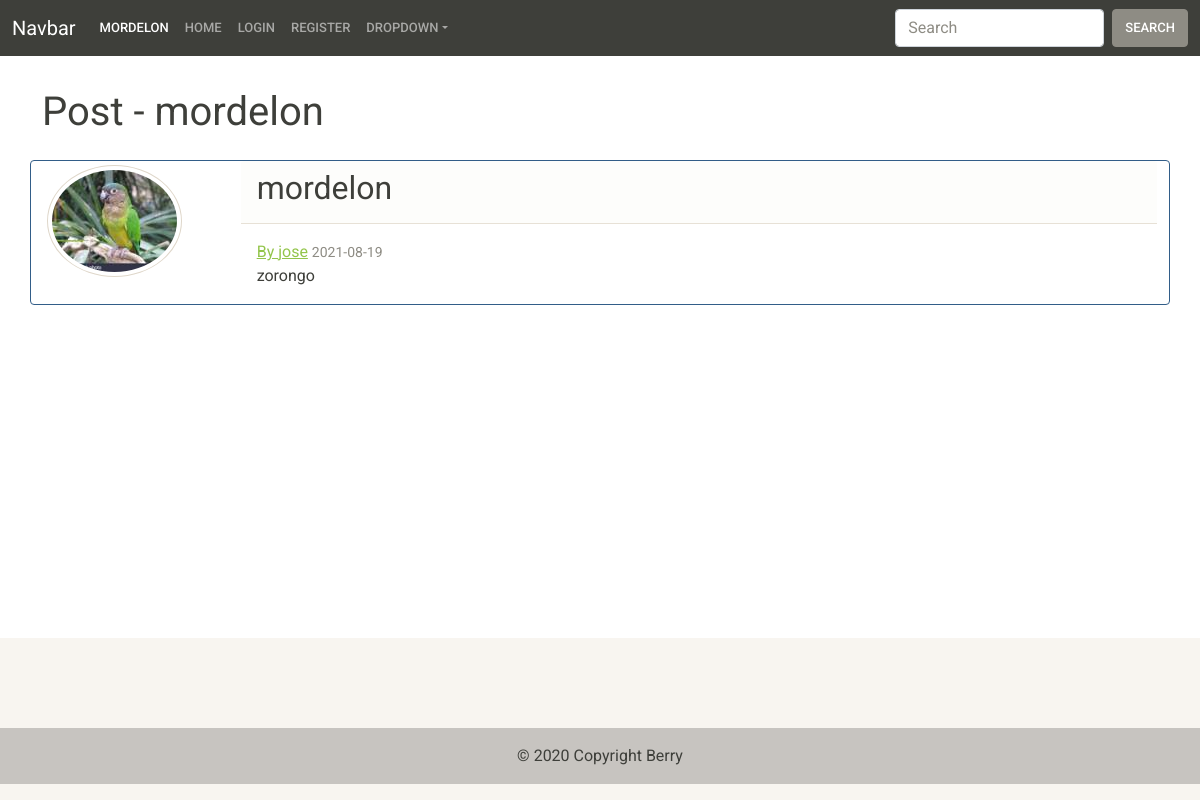
Screenshot of /post/3 with the database file from the repository.
### Berry/models.py (models this page shows, shortened)
class Post(db.Model):
    id = db.Column(db.Integer, primary_key=True)
    title = db.Column(db.String(100), unique=True, nullable=False)
    date_post = db.Column(db.DateTime, nullable=False, default=datetime.utcnow)
    content = db.Column(db.Text, nullable=False)
    user_id = db.Column(db.Integer, db.ForeignKey('user.id'), nullable=False)

class User(db.Model, UserMixin):
    id = db.Column(db.Integer, primary_key=True)
    username = db.Column(db.String(20), unique=True, nullable=False)
    email = db.Column(db.String(120), unique=True, nullable=False)
    image_file = db.Column(
        db.String(20), default='default.jpg', nullable=False)
    password = db.Column(db.String(60), nullable=False)
    posts = db.relationship('Post', backref='author', lazy=True)

### Berry/routes.py (the view)
@app.route("/post/<int:post_id>", methods=['GET', 'POST'])
def post(post_id):
    post = Post.query.get_or_404(post_id)
    user = User.query.filter_by(id=post_id)
    return render_template('post.html', user=user, title=post.title, post=post)

### Berry/templates/post.html (shortened to what this page needs)
{% extends "layout.html" %}
{% block content %}
    <div class = "my-2">
        <div class = "container my-4">
            <h1>Post - {{ post.title }}</h1>
        </div>
        <div class = "card border-primary mb-3 container">
            <div class = "row">
                <div class = "col-sm-2 m-1">
                    <img class="rounded-circle img-thumbnail" src="{{ url_for('static', filename='profile_pics/' + post.author.image_file ) }}">
                </div>
                <div class = "col-sm">
                    <div class = "card-header">
                        <h2>{{ post.title }}</h2>
                    </div>
                    <div class = "card-body">
                        <a class = "card-title mr-2" href="{{ url_for('user_posts', username = post.author.username ) }}"> By {{ post.author.username }}</a>
                        <small class="text-muted"> {{ post.date_post.strftime('%Y-%m-%d') }}</small>
                        <p class = "card-text">{{ post.content }}</p>
                    </div>
                </div>
            </div>
        </div>
    </div>
{% endblock content %}

### Berry/templates/layout.html (shortened to what this page needs)
<!DOCTYPE html>
<html lang="en" class ="h-100">
<head>
    <link rel= "stylesheet" type= "text/css" href= "{{ url_for('static',filename='styles/bootstrap.css') }}">
</head>
<body class="d-flex flex-column h-100">
<nav class="navbar navbar-expand-lg navbar-dark bg-primary">
    <div class="container-fluid">
        <a class="navbar-brand" href="{{ url_for('home') }}">Navbar</a>
        <div class="collapse navbar-collapse" id="navbarColor01">
        <ul class="navbar-nav me-auto">
            {% if title %}
                <li class="nav-item">
                <a class="nav-link active" href="#"> {{ title }}
                </a>
                </li>
            {% else %}
                <li class="nav-item">
                <a class="nav-link active" href="#"> Home
                    <span class="visually-hidden">(current)</span>
                </a>
                </li>
            {% endif %}
            <li class="nav-item">
            <a class="nav-link" href="{{ url_for('home') }}">Home</a>
            </li>
            {% if current_user.is_authenticated %}
                <li class="nav-item">
                    <a class="nav-link" href="{{ url_for('logout') }}">Logout</a>
                </li>
            {% else %}
                <li class="nav-item">
                    <a class="nav-link" href="{{ url_for('login') }}">Login</a>
                </li>
            {% endif %}
            {% if current_user.is_authenticated == False%}
                <li class="nav-item">
                    <a class="nav-link" href="{{ url_for('register') }}">Register</a>
                </li>
            {% endif %}
            <li class="nav-item dropdown">
            <a class="nav-link dropdown-toggle" data-bs-toggle="dropdown" href="#" role="button" aria-haspopup="true" aria-expanded="false">Dropdown</a>
            </li>
        </ul>
        <form class="d-flex">
            <input class="form-control me-sm-2" type="text" placeholder="Search">
            <button class="btn btn-secondary my-2 my-sm-0" type="submit">Search</button>
        </form>
        </div>
    </div>
    </nav>
    {% block content %}{% endblock %}
    <footer class="footer mt-auto py-3 bg-light text-center text-white" style="background-color: #f1f1f1;">
        <div class="container pt-4">
          <section class="mb-4">
            <a
              class="btn btn-link btn-floating btn-lg text-dark m-1"
              href="#!"
              role="button"
              data-mdb-ripple-color="dark"
              ></a>
            <a
              class="btn btn-link btn-floating btn-lg text-dark m-1"
              href="#!"
              role="button"
              data-mdb-ripple-color="dark"
              ></a>
          </section>
        </div>
        <div class="text-center text-dark p-3" style="background-color: rgba(0, 0, 0, 0.2);">
            © 2020 Copyright Berry
        </div>
    </footer>
</body>
</html>

### rows the page displays
Post: title "MORDELON", title "mordelon", date_post "2021-08-19", content "zorongo"
User: image_file (placeholder picture), author.username "jose"
